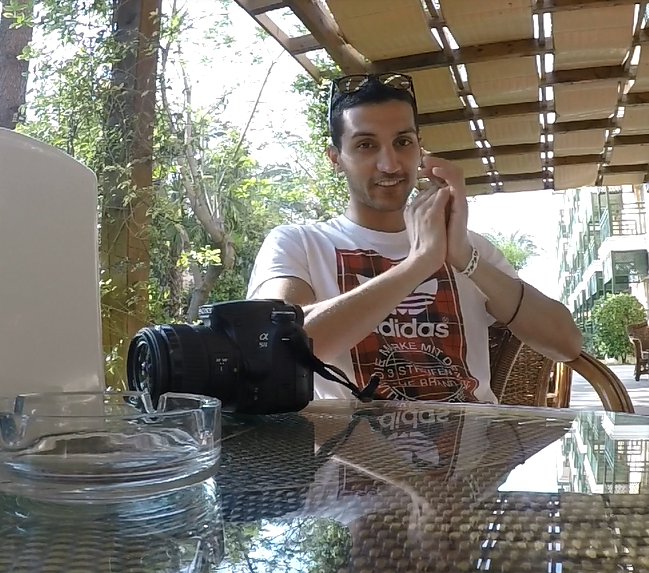
#> input picture 16.04.2020/img2.jpg, 649 x 573 px
$ python gesichterkennung.py
#> lines starting #> are read from the running program, lines starting #| are printed output that depends on the picture; after the words box and inside, x2 and y2 are one past the last pixel; in counts of white or black regions, pixels touching at a corner belong together
import cv2 as cv
import numpy
import matplotlib.pyplot as plt

img = cv.imread("img2.jpg")
#> img is the input picture: shape (573, 649, 3); mean B, G, R 112.7, 122, 126.2

img_gray = cv.cvtColor(img,cv.COLOR_BGR2GRAY)
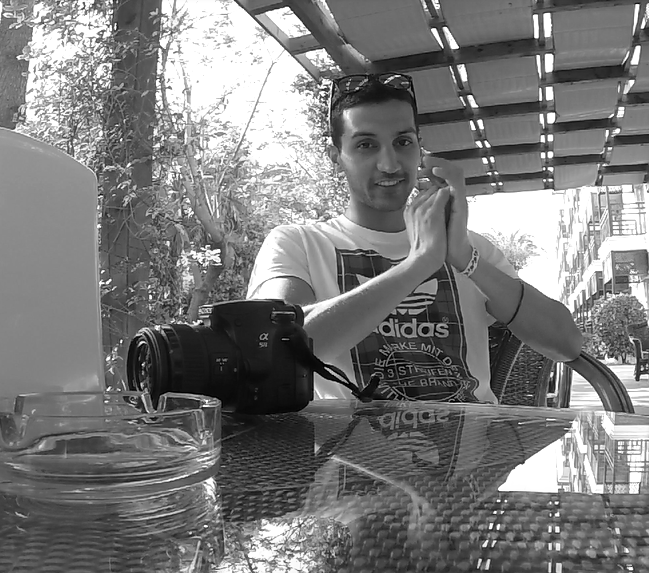
#> img_gray: shape (573, 649); min 0, max 255, mean 122.2

classifier = cv.CascadeClassifier('haarcascades/haarcascade_frontalface_alt2.xml')
faces = classifier.detectMultiScale(img_gray)
#> faces = [[338, 111, 94, 94]]
print(faces)
#| [[338 111  94  94]]

for x,y,w,h in faces:
    cv.rectangle(img,(x,y),(w+x,h+y),(0,0,255), 2)
#> this loop made 1 pass
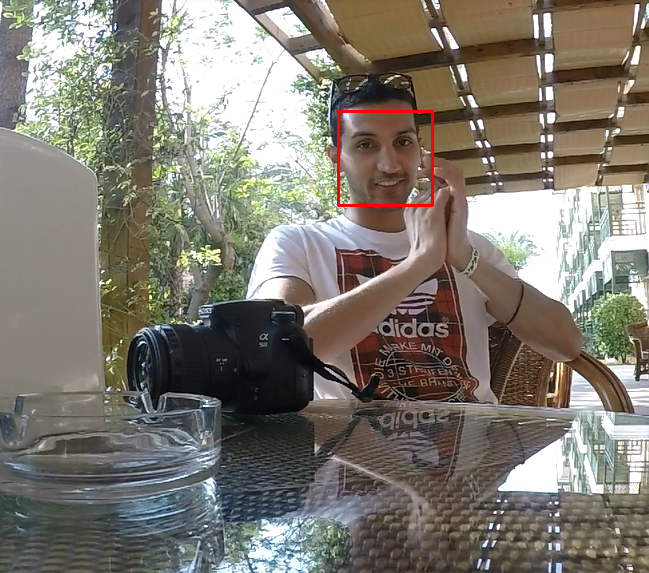
#> img: shape (573, 649, 3); 0.3% of pixels changed, all inside (x1, y1, x2, y2) = (337, 110, 434, 207)

img_RGB = cv.cvtColor(img,cv.COLOR_BGR2RGB)

plt.imshow(img_RGB)
plt.show()

$ run again, with 16.04.2020/img.jpg copied over 16.04.2020/img2.jpg
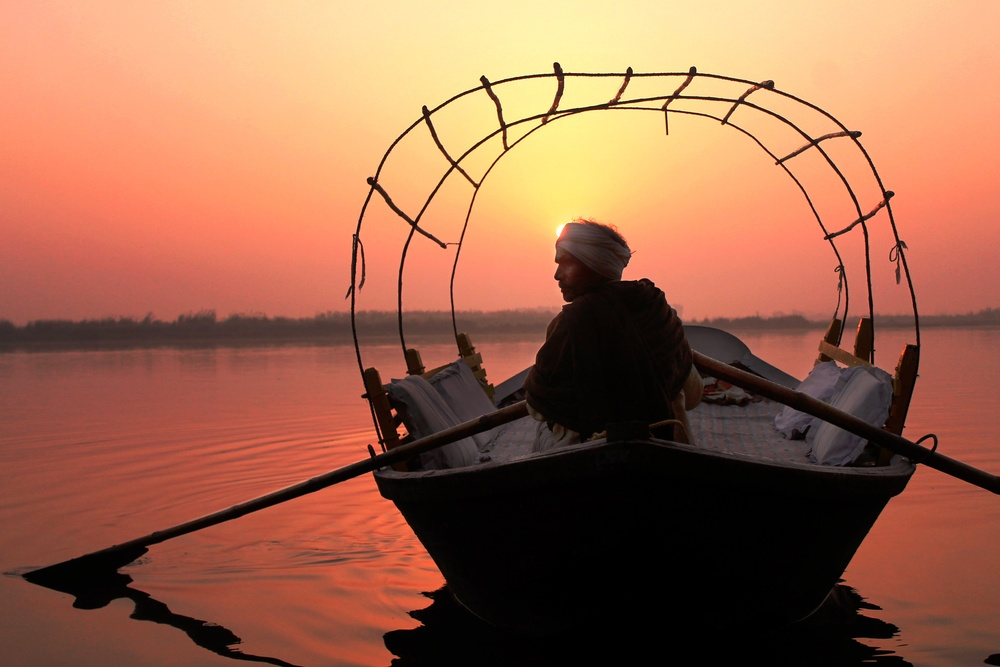
#> input picture 16.04.2020/img.jpg, 1000 x 667 px, shrunk from 4272 x 2848 before the run
#> img is the input picture: shape (667, 1000, 3); mean B, G, R 77.1, 102.7, 156.7
#> `img_gray = cv.cvtColor(img,cv.COLOR_BGR2GRAY)`:
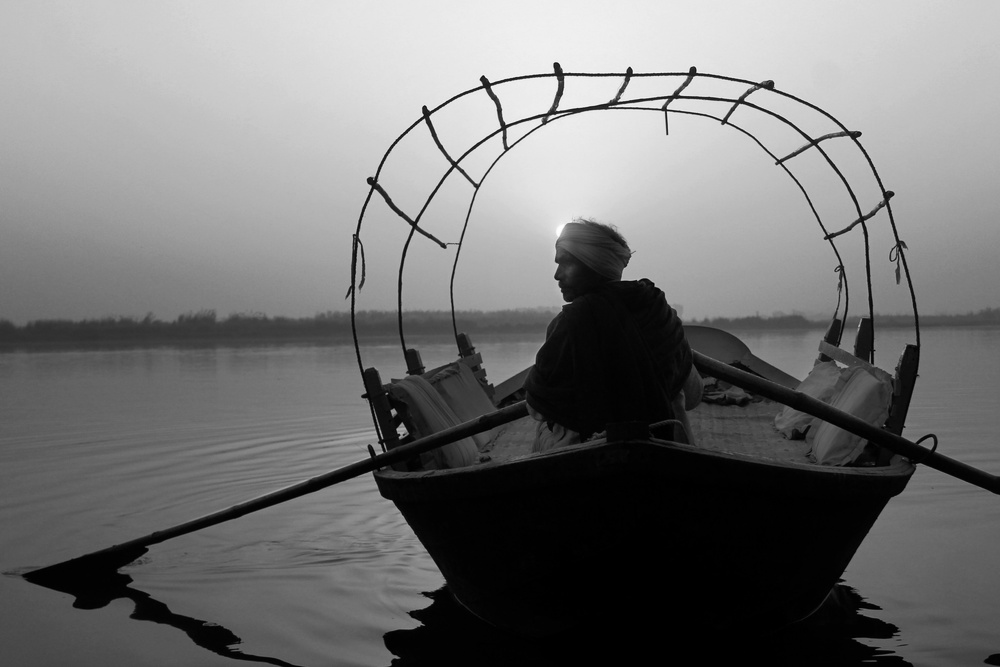
#> img_gray: shape (667, 1000); min 0, max 255, mean 116
#> faces = ()
